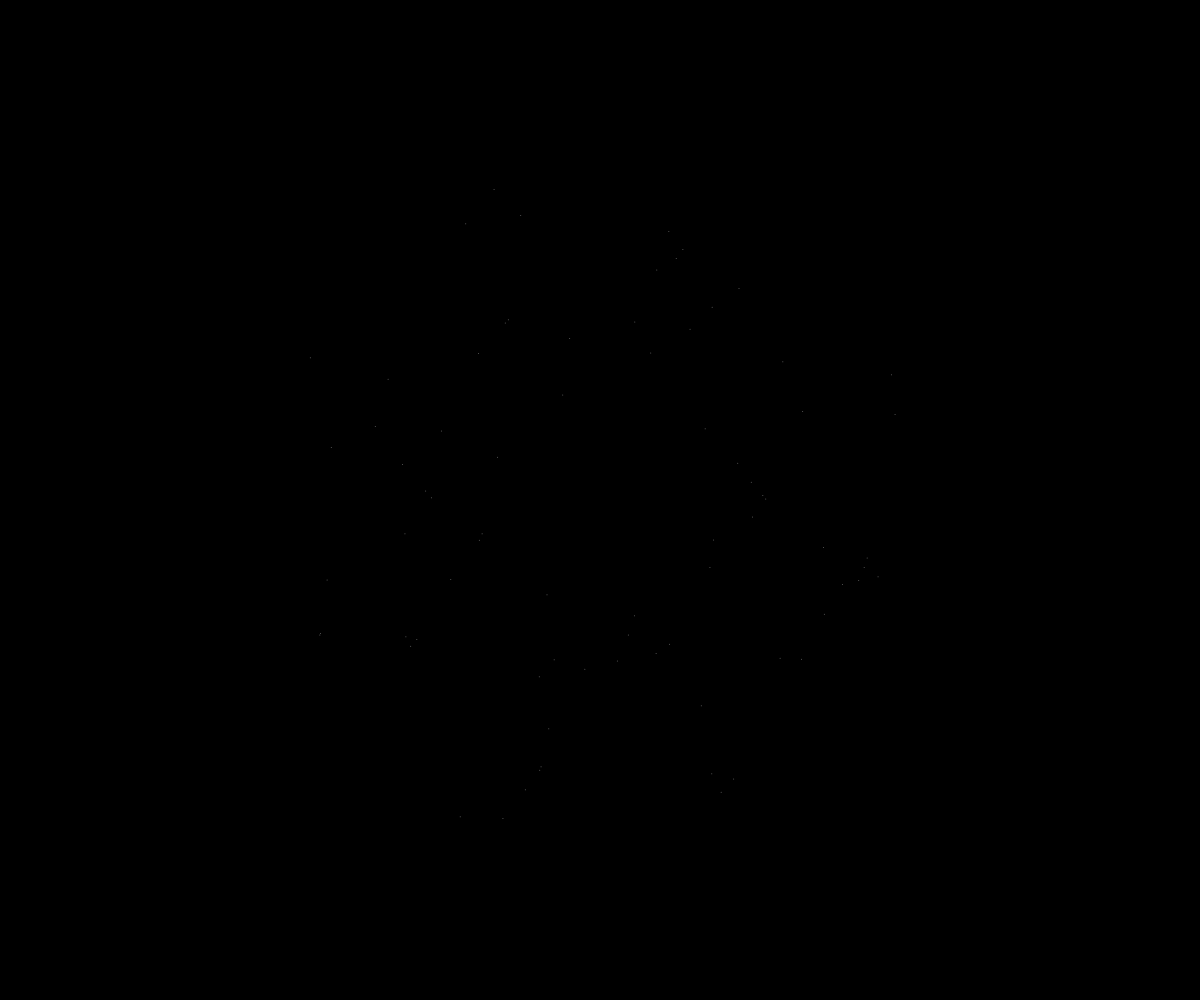
Frame 1 (no input)
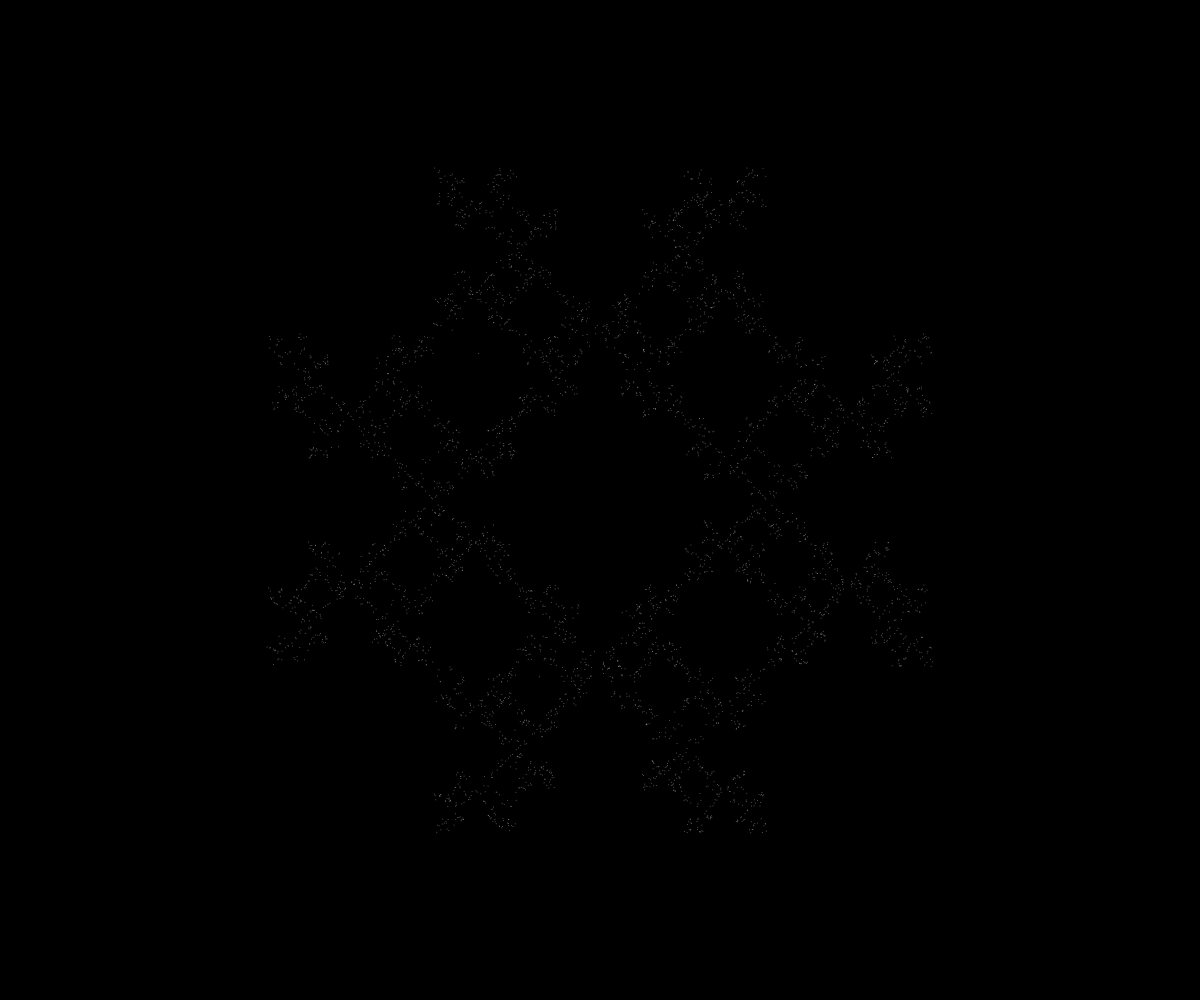
Frame 60 (no input)
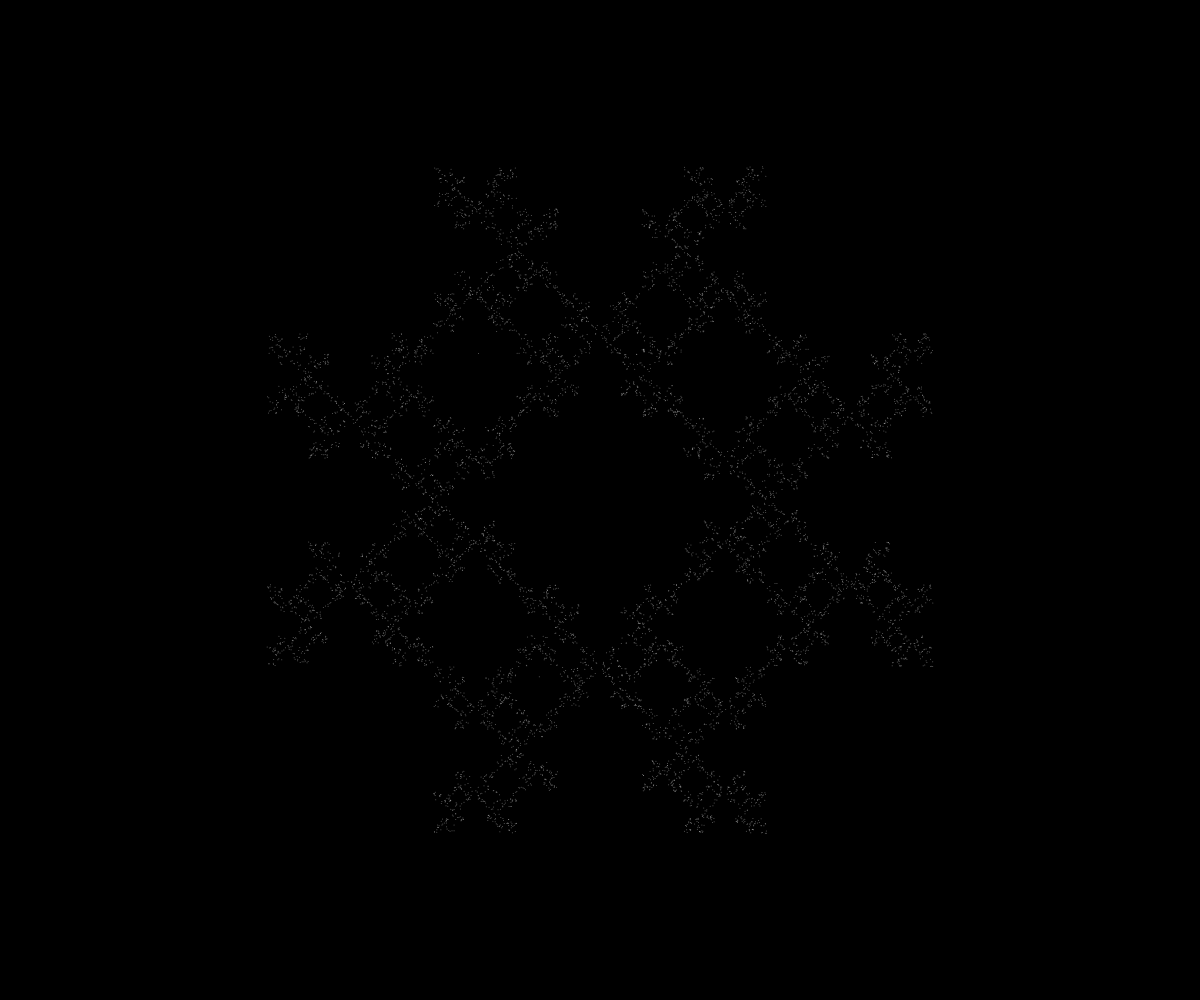
Frame 120 (the mouse pressed at the canvas centre since frame 60)

The p5.js sketch that drew these frames (run headless with seeded random() and noise() and a simulated clock; from frame 60 on, the mouse is pressed at the canvas centre):

// p5.js sketch
// ── sketch.js
/**
 * implement the "Chaos Game" in the p5.js web editor. It uses three seed points and results in the famous Sierpinski Triangle
 *
 * https://www.thinkercon.com/
 * https://www.algorithm-archive.org/
 * https://en.wikipedia.org/wiki/Chaos_game
 * Numerphile - https://www.youtube.com/watch?v=kbKtFN71Lfs
 */

// Number of fix points
const FIX_POINTS = 4

// Starting points
let points
// Drawing point
let current

let previous
let percent = 0.5

function setup() {
  createCanvas(windowWidth, windowHeight)
  background(0)

  points = []
  for (let i = 0; i < FIX_POINTS; i++) {
    // Circle
    let angle = (i * TWO_PI) / FIX_POINTS
    let v = p5.Vector.fromAngle(angle)
    v.mult(height / 2)
    v.add(width / 2, height / 2)
    // Random
    // let v = createVector(random(width), random(height))
    points.push(v)
  }

  reset()
}

function reset() {
  // Drawing point
  let x = random(width)
  let y = random(height)
  current = createVector(x, y)
}

function drawSequence() {
  stroke(255, 100)
  strokeWeight(1)
  let next = random(points)

  if (next !== previous) {
    current.x = lerp(current.x, next.x, percent)
    current.y = lerp(current.y, next.y, percent)
    point(current.x, current.y)
  }

  previous = next
}

function draw() {
  for (let i = 0; i < 100; i++) {
    drawSequence()
  }
}
